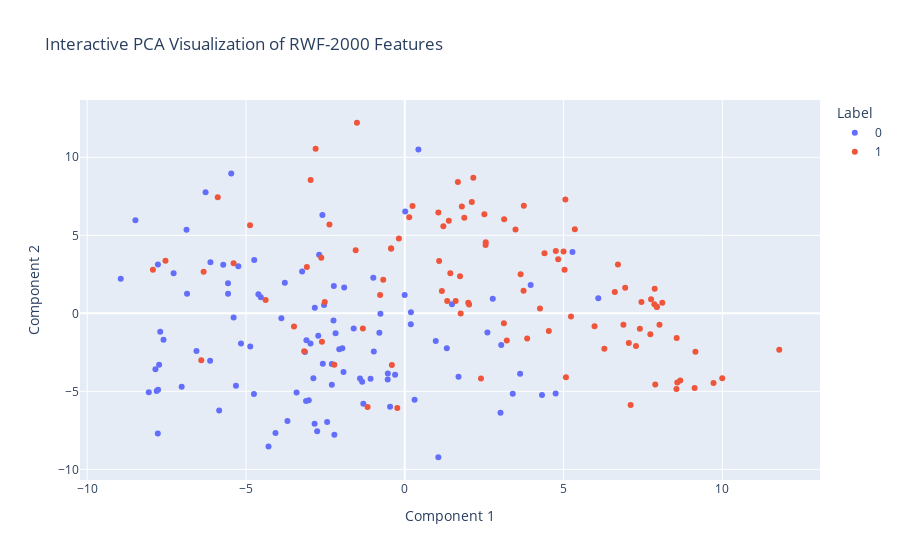

Notebook source saved alongside this figure:
### Code cell
# Validation dir with PCA 
viz_dim_red(val_path, method='PCA', save_fig=True, filename='val_PCA')

### Figure 1 — Plotly figure (JSON) as saved in the notebook; plotly's stock layout.template omitted (floating-point values rounded to 4 significant figures)
{"data": [{"hovertemplate": "<b>%{hovertext}</b><br><br>color=0<br>x=%{x}<br>y=%{y}<extra></extra>", "hovertext": ["fight_1.npy", "fight_10.npy", "fight_100.npy", "fight_11.npy", "fight_12.npy", "fight_13.npy", "fight_14.npy", "fight_15.npy", "fight_16.npy", "fight_17.npy", "fight_18.npy", "fight_19.npy", "fight_2.npy", "fight_20.npy", "fight_21.npy", "fight_22.npy", "fight_23.npy", "fight_24.npy", "fight_25.npy", "fight_26.npy", "fight_27.npy", "fight_28.npy", "fight_29.npy", "fight_3.npy", "fight_30.npy", "fight_31.npy", "fight_32.npy", "fight_33.npy", "fight_34.npy", "fight_35.npy", "fight_36.npy", "fight_37.npy", "fight_38.npy", "fight_39.npy", "fight_4.npy", "fight_40.npy", "fight_41.npy", "fight_42.npy", "fight_43.npy", "fight_44.npy", "fight_45.npy", "fight_46.npy", "fight_47.npy", "fight_48.npy", "fight_49.npy", "fight_5.npy", "fight_50.npy", "fight_51.npy", "fight_52.npy", "fight_53.npy", "fight_54.npy", "fight_55.npy", "fight_56.npy", "fight_57.npy", "fight_58.npy", "fight_59.npy", "fight_6.npy", "fight_60.npy", "fight_61.npy", "fight_62.npy", "fight_63.npy", "fight_64.npy", "fight_65.npy", "fight_66.npy", "fight_67.npy", "fight_68.npy", "fight_69.npy", "fight_7.npy", "fight_70.npy", "fight_71.npy", "fight_72.npy", "fight_73.npy", "fight_74.npy", "fight_75.npy", "fight_76.npy", "fight_77.npy", "fight_78.npy", "fight_79.npy", "fight_8.npy", "fight_80.npy", "fight_81.npy", "fight_82.npy", "fight_83.npy", "fight_84.npy", "fight_85.npy", "fight_86.npy", "fight_87.npy", "fight_88.npy", "fight_89.npy", "fight_9.npy", "fight_90.npy", "fight_91.npy", "fight_92.npy", "fight_93.npy", "fight_94.npy", "fight_95.npy", "fight_96.npy", "fight_97.npy", "fight_98.npy", "fight_99.npy"], "legendgroup": "0", "marker": {"color": "#636efa", "symbol": "circle"}, "mode": "markers", "name": "0", "orientation": "v", "showlegend": true, "type": "scatter", "x": [-2.064, -5.567, -5.39, -3.233, -2.445, -5.717, -2.234, -3.778, -1.909, -0.8009, -2.541, 2.771, -2.759, -4.534, -2.878, -1.306, -4.75, -0.4634, -2.969, 5.281, -8.945, -5.465, -8.482, -7.026, -7.774, -6.273, -7.28, -6.874, -5.159, -2.18, -2.724, -6.559, -4.072, -8.061, -2.218, -7.737, -6.13, -7.777, -7.814, -3.11, -6.857, -2.834, -5.318, -7.852, 2.602, -5.845, -0.7676, 0.1932, 4.32, 3.4, 1.323, 0.9755, -3.887, 3.037, 4.751, 0.1899, 3.964, 1.692, 3.631, -2.594, -0.9918, 1.486, -5.243, 0.4293, -3.144, -7.701, -4.61, -0.534, -2.297, -7.598, -1.609, -3.023, -0.5381, -2.841, -2.297, -1.93, -0.003539, -3.098, -0.3062, -3.695, -3.408, -7.769, -2.697, 0.01324, 3.014, -0.975, 1.056, -4.291, -5.565, -1.966, -2.245, -1.411, -4.866, -4.742, -1.077, 6.092, -1.342, 0.3084, -2.581, -6.12], "xaxis": "x", "y": [-2.303, 1.922, -0.2675, 2.677, -6.966, 3.117, 1.752, 1.967, 1.658, -1.242, 0.5263, 0.927, -7.56, 1.026, -4.158, -5.789, -5.166, -5.987, -1.93, 3.937, 2.21, 8.959, 5.958, -4.705, 3.132, 7.764, 2.569, 5.349, -1.937, -1.282, -1.443, -2.413, -7.677, -5.066, -7.779, -3.299, -3.04, -7.709, -4.975, -5.627, 1.26, 0.3645, -4.648, -3.58, -1.234, -6.22, -0.02262, 0.0667, -5.233, -5.161, -2.235, -1.775, -0.3102, -2.027, -5.145, -0.6983, 1.808, -4.059, -3.869, 6.305, 2.273, 0.5754, 3.023, 10.51, -2.476, -1.178, 1.226, -3.851, -3.24, -1.698, -0.9754, -5.575, -4.241, -7.081, -4.582, -3.766, 1.175, -1.733, -3.93, -6.907, -5.073, -4.897, 3.75, 6.521, -6.374, -2.449, -9.224, -8.532, 1.25, -2.234, -0.457, -4.175, -2.128, 3.42, -4.199, 0.9715, -4.389, -5.538, -3.234, 3.265], "yaxis": "y"}, {"hovertemplate": "<b>%{hovertext}</b><br><br>color=1<br>x=%{x}<br>y=%{y}<extra></extra>", "hovertext": ["no_fight_1.npy", "no_fight_10.npy", "no_fight_100.npy", "no_fight_11.npy", "no_fight_12.npy", "no_fight_13.npy", "no_fight_14.npy", "no_fight_15.npy", "no_fight_16.npy", "no_fight_17.npy", "no_fight_18.npy", "no_fight_19.npy", "no_fight_2.npy", "no_fight_20.npy", "no_fight_21.npy", "no_fight_22.npy", "no_fight_23.npy", "no_fight_24.npy", "no_fight_25.npy", "no_fight_26.npy", "no_fight_27.npy", "no_fight_28.npy", "no_fight_29.npy", "no_fight_3.npy", "no_fight_30.npy", "no_fight_31.npy", "no_fight_32.npy", "no_fight_33.npy", "no_fight_34.npy", "no_fight_35.npy", "no_fight_36.npy", "no_fight_37.npy", "no_fight_38.npy", "no_fight_39.npy", "no_fight_4.npy", "no_fight_40.npy", "no_fight_41.npy", "no_fight_42.npy", "no_fight_43.npy", "no_fight_44.npy", "no_fight_45.npy", "no_fight_46.npy", "no_fight_47.npy", "no_fight_48.npy", "no_fight_49.npy", "no_fight_5.npy", "no_fight_50.npy", "no_fight_51.npy", "no_fight_52.npy", "no_fight_53.npy", "no_fight_54.npy", "no_fight_55.npy", "no_fight_56.npy", "no_fight_57.npy", "no_fight_58.npy", "no_fight_59.npy", "no_fight_6.npy", "no_fight_60.npy", "no_fight_61.npy", "no_fight_62.npy", "no_fight_63.npy", "no_fight_64.npy", "no_fight_65.npy", "no_fight_66.npy", "no_fight_67.npy", "no_fight_68.npy", "no_fight_69.npy", "no_fight_7.npy", "no_fight_70.npy", "no_fight_71.npy", "no_fight_72.npy", "no_fight_73.npy", "no_fight_74.npy", "no_fight_75.npy", "no_fight_76.npy", "no_fight_77.npy", "no_fight_78.npy", "no_fight_79.npy", "no_fight_8.npy", "no_fight_80.npy", "no_fight_81.npy", "no_fight_82.npy", "no_fight_83.npy", "no_fight_84.npy", "no_fight_85.npy", "no_fight_86.npy", "no_fight_87.npy", "no_fight_88.npy", "no_fight_89.npy", "no_fight_9.npy", "no_fight_90.npy", "no_fight_91.npy", "no_fight_92.npy", "no_fight_93.npy", "no_fight_94.npy", "no_fight_95.npy", "no_fight_96.npy", "no_fight_97.npy", "no_fight_98.npy", "no_fight_99.npy"], "legendgroup": "1", "marker": {"color": "#EF553B", "symbol": "circle"}, "mode": "markers", "name": "1", "orientation": "v", "showlegend": true, "type": "scatter", "x": [-2.966, 7.452, 7.732, 6.939, -2.629, 7.403, 6.884, 7.869, 4.257, 5.057, 1.76, 6.284, 6.613, 3.748, 3.854, 4.399, -3.489, 1.999, 5.234, 2.55, 5.0, 3.212, 3.647, 7.941, 2.11, 5.032, 2.505, 0.1392, 3.487, 3.741, 1.387, 2.025, 1.603, 7.279, 1.335, 8.554, 1.874, 9.152, 7.055, 9.997, 7.859, 1.081, 9.722, 7.887, 1.434, -0.4305, 1.057, 2.399, 3.12, 11.79, 7.932, 5.975, 1.672, 8.02, 7.756, 9.127, -0.4305, 6.713, -2.373, -7.536, -1.546, 1.214, -0.7776, -3.084, -0.6788, -0.2358, -6.335, 8.675, 1.168, 4.756, 2.158, 3.129, -6.409, -1.171, -5.391, -2.609, 1.739, -4.383, 8.581, 4.536, -1.507, -2.807, -2.52, -5.89, -7.932, 4.831, -0.4076, 7.112, 8.109, 8.561, -1.319, 1.797, -2.218, -0.1859, 5.074, -3.169, 0.2432, 5.355, 2.544, -4.874], "xaxis": "x", "y": [8.538, 0.7208, -1.34, 1.634, 3.555, -0.9866, -0.7322, 1.577, 0.3026, 7.295, -0.0185, -2.264, 1.369, 6.897, -1.607, 3.848, -0.8411, 0.6752, -0.197, 4.562, 3.968, -1.742, 2.5, 0.4017, 7.141, 2.798, 6.342, 6.162, 5.369, 1.447, 5.932, 0.5621, 0.7838, -2.092, 0.7943, -4.853, 6.123, -2.464, -1.906, -4.154, 0.5775, 3.353, -4.468, -4.57, 2.567, 4.151, 6.462, -4.18, -0.6416, -2.327, 0.4253, -0.8321, 8.424, -0.7305, 0.8973, -4.789, 4.151, 3.128, 5.698, 3.368, 4.047, 5.584, 1.182, 2.973, 2.157, -6.062, 2.671, -4.303, 1.435, 4.001, 8.689, 6.03, -3.01, -5.998, 3.216, -1.818, 2.368, 0.8553, -4.427, -1.127, 12.21, 10.55, 0.7241, 7.446, 2.788, 3.461, -3.31, -5.869, 0.6787, -1.589, -0.9685, 6.839, -3.293, 4.793, -4.09, -2.428, 6.876, 5.391, 4.378, 5.645], "yaxis": "y"}], "layout": {"hoverlabel": {"bgcolor": "white", "font": {"family": "Rockwell", "size": 16}}, "legend": {"title": {"text": "Label"}, "tracegroupgap": 0}, "title": {"text": "Interactive PCA Visualization of RWF-2000 Features"}, "xaxis": {"anchor": "y", "domain": [0, 1], "title": {"text": "Component 1"}}, "yaxis": {"anchor": "x", "domain": [0, 1], "title": {"text": "Component 2"}}}}
